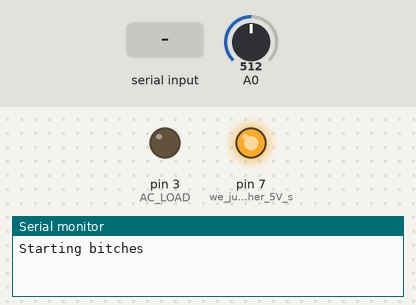
A sketch run on a simulated Arduino Mega 2560, built with avr-gcc and run on an emulated ATmega2560. Parts: output pins drawn as LEDs (lit = HIGH), the last lines printed to the serial monitor. The inputs (shaded band) are chosen by the test bench; at power-on: A0 = 512.

Above: at 1.2 s.
1.3 s: "1" received over Serial
At 2.2 s:
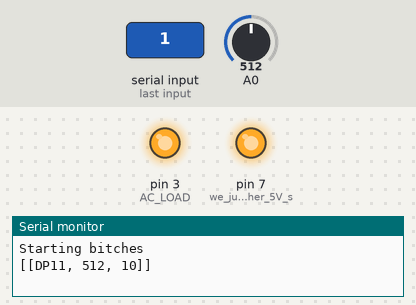
2.8 s: "0" received over Serial
At 3.3 s:
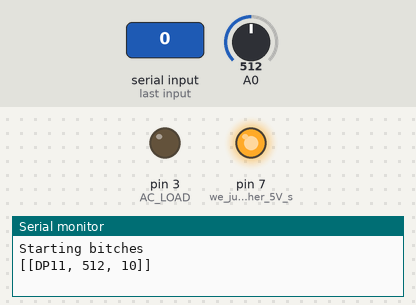
Timing chart, 0 to 5.8 s (numbered marks = the images above; inputs shaded):
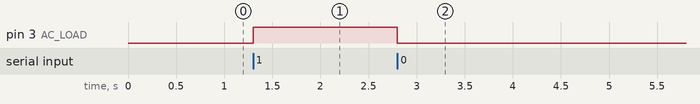

Measured:
- after the input at 1.3 s, pin 3 (AC_LOAD): LOW → HIGH at once
- after the input at 2.8 s, pin 3 (AC_LOAD): HIGH → LOW at once

The sketch:

crockpot_work.ino
```cpp
// (licence header left out)
#define  fullOn    10
#define  fullOff   127
#define  FQ_50      1 // in case of 50Hz
#define  FQ_60      0 // in case of 50Hz
#define  VER       "2.0"

// digital temp sensor
//#include "Wire.h"
//wire library
//#define address 0x4d

int inbyte;
int AC_LOAD = 3;    // Output to Opto Triac pin
int dimming = fullOff;  // Dimming level (0-128)  0 = ON, 128 = OFF

boolean frq = FQ_50;     // change the frequency here.

byte val = 0;

void setup()
{
  pinMode(AC_LOAD, OUTPUT);	      // Set the AC Load as output
  pinMode(7, OUTPUT);	      // we just need another 5V somewhere...
  digitalWrite(7, HIGH);      // ditto

  attachInterrupt(0, zero_crosss_int, RISING);  // Choose the zero cross interrupt # from the table above
  Serial.begin(115200);
//  Wire.begin();
  Serial.println("Starting bitches");
}

void zero_crosss_int()  // function to be fired at the zero crossing to dim the light
{
  // Firing angle calculation
  // 50Hz-> 10ms (1/2 Cycle) → (10000us - 10us) / 128 = 78 (Approx)
  // 60Hz-> 8.33ms (1/2 Cycle) → (8333us - 8.33us) / 128 = 65 (Approx)
  int dimtime = 0;
  float propTime = 0;
  if(frq){
    dimtime = (77*dimming);
    propTime = 10.0;
  }
  else{
    dimtime = (65*dimming);
    propTime = 8.33;
  }
  delayMicroseconds(dimtime);    // Off cycle
  digitalWrite(AC_LOAD, HIGH);   // triac firing
  delayMicroseconds(propTime);         // triac On propogation delay
  digitalWrite(AC_LOAD, LOW);    // triac Off

}

long last_time = 0; // last time of reporting
void loop()
{

  if (Serial.available() > 0)
    _serial_int();

  long cur_time = millis();
  if (cur_time - last_time > 2000) {
       // pause in dimming
       detachInterrupt(0);

      Serial.print("[[DP");
      last_time = millis();

      int temp_resistor = analogRead(A0);
      // get current temperature from sensor
      //Wire.beginTransmission(address);
      //start the transmission
      //Wire.write(val);
      int temperature;
         temperature = 11; // just mock temperature

      //Wire.requestFrom(address, 1);
      //delay(100);
      //if (Wire.available()) {
      //   temperature = Wire.read();
         Serial.print(temperature);
      //} else {
        // TODO shutdown, error state
      //  Serial.println("No response from temp");
      //}
      Serial.print(", ");

      Serial.print(temp_resistor);
      Serial.print(", ");

      Serial.print(dimming);
      Serial.println("]]");
      if (dimming != fullOff && dimming != fullOn) {
         attachInterrupt(0, zero_crosss_int, RISING);
      }
  }


}


void displayMenu() {
  Serial.println(" -------- Crockpot controller (based on InMojo Digital Dimmer v.2) -------- ");
  Serial.println("");
  Serial.println("[m] Menu");
  Serial.println("[2] Set dimming to 50%");
  Serial.println("[1] Turn ON Light");
  Serial.println("[0] Turn OFF Light");
  Serial.println("[v] Version");
  Serial.println("");
}


void _serial_int(){
  while (Serial.available() > 0) {
    inbyte = Serial.read();

    switch (inbyte) {
    case 'm':
      displayMenu();
      break;
    case '2':
      dimming = 96;
      attachInterrupt(0, zero_crosss_int, RISING);
      break;
    case '3':
      dimming = 64;
      attachInterrupt(0, zero_crosss_int, RISING);
      break;

    case '4':
      dimming = 32;
      attachInterrupt(0, zero_crosss_int, RISING);
      break;

    case '1':
      dimming = fullOn;
      detachInterrupt(0);
      digitalWrite(AC_LOAD, HIGH);
      break;
    case '0':
      dimming = fullOff;
      detachInterrupt(0);
      digitalWrite(AC_LOAD, LOW);
      break;
    case 'v':
      Serial.println(VER);
      break;
    }

  }
}
```
